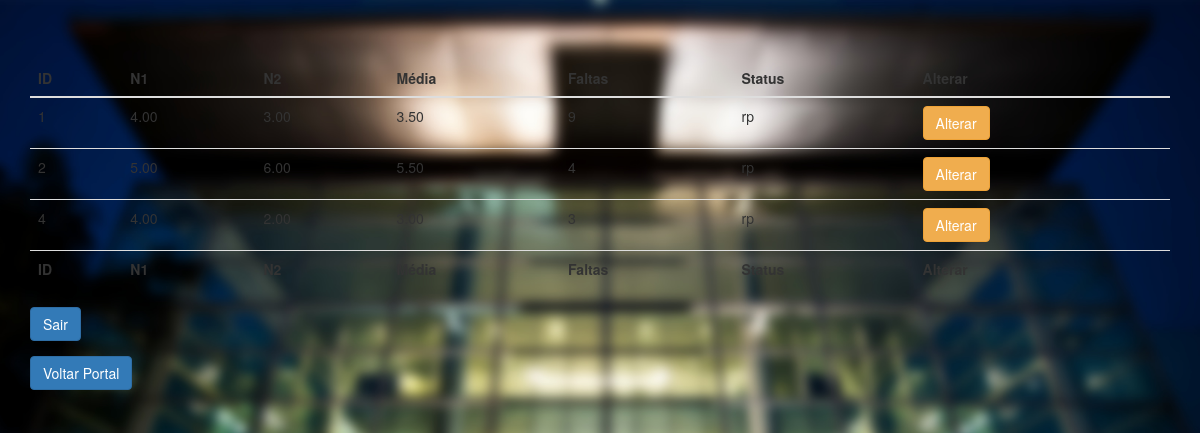
The page /visao/professor/notas-professor.php (signed in) on the database its author committed.
### tables this page shows
CREATE TABLE `aluno` (
  `idaluno` bigint(20) NOT NULL,
  `n1` decimal(10,2) DEFAULT NULL,
  `n2` decimal(10,2) DEFAULT NULL,
  `media` decimal(10,2) DEFAULT NULL,
  `faltas` int(11) DEFAULT NULL,
  `statusaluno` char(2) DEFAULT NULL,
  `idpessoa` bigint(20) DEFAULT NULL,
  `idcurso` bigint(20) DEFAULT NULL,
  `idturma` bigint(20) DEFAULT NULL
);

### dao/conexaobanco.class.php (called while the page is built, shortened)
<?php
class ConexaoBanco extends PDO {
  private static $instance = null;
  public static function getInstance(){
    try{
        if(!isset(self::$instance)){
          self::$instance = new
          ConexaoBanco("mysql:dbname=escolav2;host=localhost","root","");
        }
        return self::$instance;
    }catch(PDOException $e){
        echo "Erro ao conectar no banco! ".$e;
    }
  }
}

### dao/alunodao.class.php (called while the page is built, shortened)
<?php
require_once 'conexaobanco.class.php';
 class AlunoDAO {
   private $conexao = null;
   public function __construct(){
     $this->conexao = ConexaoBanco::getInstance();
   }
   public function buscarTdAluno(){
        try {
            $stat = $this->conexao->prepare("select * from aluno");
            $stat->execute();
            $array = $stat->fetchAll(PDO::FETCH_CLASS, 'Usuario');
            return $array;
        }
        catch (PDOException $e) {
            echo "Erro ao buscar usuario! " . $e;
        }
    }
 }

### visao/professor/notas-professor.php (the view, shortened to what this page needs)
<?php
include_once '../../dao/alunodao.class.php';
?>
<!DOCTYPE html>
<html lang="en">
<head>
    <link href="../../vendor/twbs/bootstrap/dist/css/bootstrap.min.css" rel="stylesheet"/>
    <link rel="stylesheet" type='text/css' href="../../assets/css/style.css">
</head>
<body>
<div class='container'>
<div class="table-responsive">
<table class="table table-hover table-dark">
  <thead>
    <tr>
      <th>ID</th>
      <th>N1</th>
      <th>N2</th>
      <th>Média</th>
      <th>Faltas</th>
      <th>Status</th>
      <th>Alterar</th>
    </tr>
  </thead>
  <tfoot>
    <tr>
      <th>ID</th>
      <th>N1</th>
      <th>N2</th>
      <th>Média</th>
      <th>Faltas</th>
      <th>Status</th>
      <th>Alterar</th>
    </tr>
  </tfoot>
  <tbody>
    <?php
    $aDAO = new AlunoDAO();
    $as = $aDAO->buscarTdAluno();
    foreach($as as $a){
        echo "<tr>";
        echo "<td>$a->idaluno</td>";
        echo "<td>$a->n1</td>";
        echo "<td>$a->n2</td>";
        echo "<td>$a->media</td>";
        echo "<td>$a->faltas</td>";
        echo "<td>$a->statusaluno</td>";
        echo "<td><a href='alterar-aluno-professor.php?id=$a->idaluno' class='btn btn-warning'>Alterar</a></td>";
      echo "</tr>";
    }
    ?>
  </tbody>
</table>
</div>
<form name="deslogar" method="post" action="">
  <div class="form-group">
    <input type="submit" name="deslogar" value="Sair" class="btn btn-primary">
  </div>
  <div class="form-group">
    <input type="submit" name="voltarportal" value="Voltar Portal" class="btn btn-primary">
  </div>
</form>
</div>
</body>

### assets/css/style.css (style rules this page uses)
body { background: url('../../img/back.jpg')no-repeat center center fixed; -webkit-background-size:cover; -moz-background-size:cover; -o-background-size:cover; background-size:cover; padding-top: 5%; }

### rows shown on the page
aluno: idaluno "1", n1 "4.00", n2 "3.00", media "3.50", faltas "9", statusaluno "rp"
aluno: idaluno "2", n1 "5.00", n2 "6.00", media "5.50", faltas "4", statusaluno "rp"
aluno: idaluno "4", n1 "4.00", n2 "2.00", media "3.00", faltas "3", statusaluno "rp"
